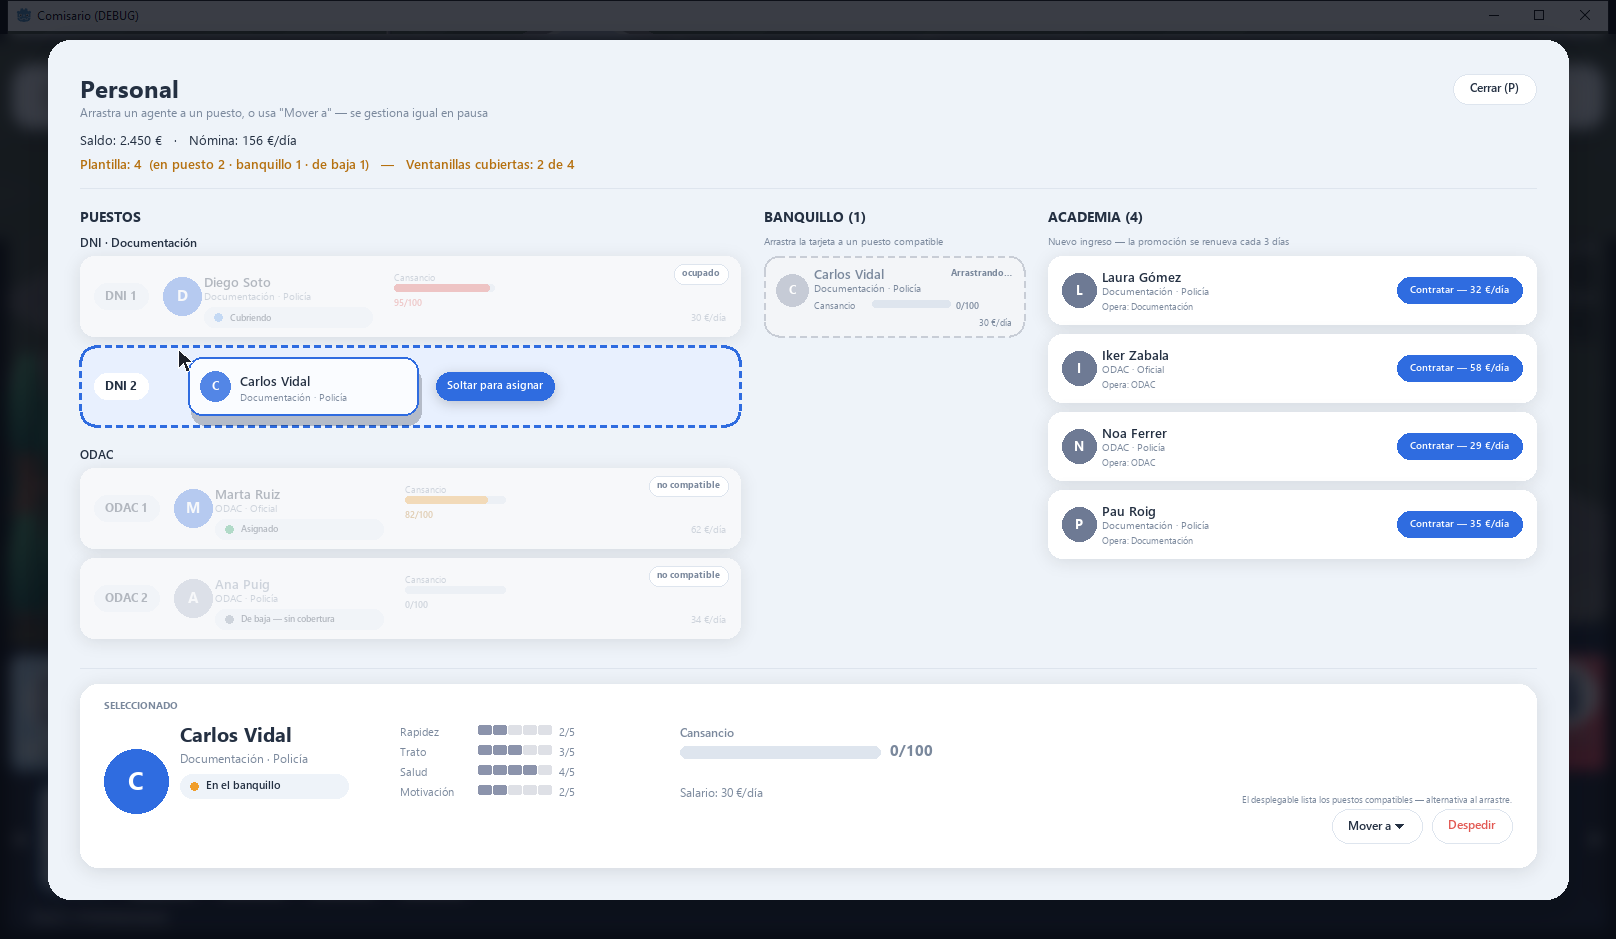

Generate this figure with Python:
# Maqueta de la pantalla "Personal" — ITERACIÓN 3: "EL TABLÓN DE DESTINOS" (carta blanca del usuario,
# 2026-08-17: "planifica el menú de personal para que sea intuitivo, fácil y con la información
# deseada, puedes reorganizar lo que quieras" + pide explícitamente MOVER ARRASTRANDO).
#
# Concepto: la pantalla gira alrededor de los PUESTOS (el "tablón"), no de dos listas separadas.
# Jerarquía de uso (de más a menos frecuente): PUESTOS > BANQUILLO > ACADEMIA > FICHA DE DETALLE.
# El gesto principal es arrastrar una tarjeta (banquillo o academia) a un slot de puesto; "Mover a ▾"
# en la ficha es la ALTERNATIVA de clic (regla del proyecto: nunca una acción SOLO por arrastre).
#
# Lenguaje visual: el mismo de siempre (menu_v3_completo.png / kit_ui_comisario.gd) — panel claro,
# tarjetas blancas con sombra suave, esquinas muy redondeadas, un único acento azul, chips con
# punto de color + texto, barras finas. Compuesta sobre fondo_v3.png con velo oscuro + desenfoque
# (conservados tal cual los dejó el coordinador: GaussianBlur(7) + velo alfa 205, chrome nítido).
#
# Honestidad (regla del proyecto — verificado en src/core/personal/personal.gd):
#   - `asignar()` (líneas 965-999): un puesto YA ocupado devuelve `false` sin excepción de
#     intercambio -> el slot ocupado se atenúa con "ocupado" durante el arrastre, NUNCA se sugiere
#     soltar ahí.
#   - La compatibilidad depende de `puestos_operables` del TipoAgente -> los puestos de un SERVICIO
#     distinto al del agente arrastrado se atenúan con "no compatible".
#   - Contratar desde ACADEMIA a un slot vacante = 2 llamadas reales compuestas (`contratar()` +
#     `asignar()`) — se anota como tal, no como una mecánica nueva.
#   - Solo existen los servicios Documentación y ODAC (`Personal.TIPOS_MERCADO`) — no hay TIE en
#     este build; por eso el tablón NO muestra un grupo TIE (la nota del usuario decía "si existe").
from PIL import Image, ImageDraw, ImageFont, ImageFilter
import os

import os
# La imagen se escribe junto al script (promovido a design/ux/maquetas-menu-2026-08/ el 2026-08-17).
SCRATCH = os.path.dirname(os.path.abspath(__file__))
FONDO = r"C:\Users\manur\juego\design\ux\maquetas-menu-2026-08\fondo_v3.png"
F_DIR = r"C:\Windows\Fonts"

# ── Paleta (calcada de MOD_COLOR_* en src/ui/kit_ui_comisario.gd) ────────────────────────────────
PANEL = (238, 243, 249)
TARJETA = (255, 255, 255)
TINTA = (36, 48, 66)
GRIS = (122, 136, 156)
LINEA = (222, 229, 238)
ACENTO = (47, 108, 224)
ACENTO_SUAVE = (232, 240, 254)
VERDE = (34, 160, 94)
VERDE_SUAVE = (226, 244, 234)
AMBAR = (240, 158, 44)
AMBAR_SUAVE = (252, 238, 219)
AMBAR_TEXTO = (181, 112, 15)   # variante oscurecida SOLO para texto de cuerpo sobre PANEL (contraste)
ROJO = (226, 88, 82)
ROJO_SUAVE = (250, 227, 225)
AZUL_CUBRIENDO = (92, 156, 235)   # distinto matiz del ACENTO — mismo criterio que el andamio (COLOR_CUBRIENDO)
GRIS_SUAVE = (231, 233, 237)
GRIS_MUY_SUAVE = (243, 245, 248)


def F(nombre, tam):
    return ImageFont.truetype(os.path.join(F_DIR, nombre), tam)


NORM, SEMI, BOLD = "segoeui.ttf", "seguisb.ttf", "segoeuib.ttf"


# ── Nombres de puesto en clave de servicio (se conserva de la iteración 2) ───────────────────
# El usuario dio dos opciones: "DNI/PASAPORTE 1" (larga) o "DNI 1" (corta). Se usa la corta porque
# cabe en un rótulo de slot sin partirse; el resto del script SIEMPRE pasa por `puesto_legible()`.
NOMBRE_PUESTO = {
    "doc_1": "DNI 1", "doc_2": "DNI 2",
    "odac_1": "ODAC 1", "odac_2": "ODAC 2",
}


def puesto_legible(puesto_id):
    return NOMBRE_PUESTO.get(puesto_id, puesto_id)


def cargar_base():
    return Image.open(FONDO).convert("RGBA")


def sombra_rect(img, caja, radio, alfa=26, blur=8, offset=(0, 3)):
    capa = Image.new("RGBA", img.size, (0, 0, 0, 0))
    d = ImageDraw.Draw(capa)
    x0, y0, x1, y1 = caja
    d.rounded_rectangle([x0 + offset[0], y0 + offset[1], x1 + offset[0], y1 + offset[1]],
                         radio, fill=(10, 14, 24, alfa))
    img.alpha_composite(capa.filter(ImageFilter.GaussianBlur(blur)))


def texto_centrado_v(d, xy, texto, fuente, fill, alto_linea):
    x, y = xy
    bbox = d.textbbox((0, 0), texto, font=fuente)
    h = bbox[3] - bbox[1]
    d.text((x, y - h / 2 - bbox[1]), texto, font=fuente, fill=fill)


def ancho_texto(d, texto, fuente):
    bbox = d.textbbox((0, 0), texto, font=fuente)
    return bbox[2] - bbox[0]


# ── Piezas reutilizables ──────────────────────────────────────────────────────────────────────
def barra_atributo(d, x, y, ancho_col_label, etiqueta, valor, maximo=5, color_llena=(150, 150, 168),
                    color_texto=GRIS, tam_fuente=10, lado_w=11, lado_h=8):
    d.text((x, y), etiqueta, font=F(NORM, tam_fuente), fill=color_texto)
    cx = x + ancho_col_label
    gap = 2
    for i in range(maximo):
        cxi = cx + i * (lado_w + gap)
        col = color_llena if i < valor else (222, 224, 230)
        d.rounded_rectangle([cxi, y + 1, cxi + lado_w, y + 1 + lado_h], 2, fill=col)
    cifra_x = cx + maximo * (lado_w + gap) + 6
    d.text((cifra_x, y), "%d/%d" % (valor, maximo), font=F(NORM, tam_fuente), fill=color_texto)


def barra_progreso(d, x, y, ancho, alto, fraccion, color, fondo=LINEA):
    d.rounded_rectangle([x, y, x + ancho, y + alto], alto // 2, fill=fondo)
    relleno = max(2, int(ancho * max(0.0, min(1.0, fraccion))))
    if relleno > alto:
        d.rounded_rectangle([x, y, x + relleno, y + alto], alto // 2, fill=color)


def chip_estado(d, x, y, ancho, alto, texto, color_punto, color_texto=TINTA, fondo=PANEL, tam=11):
    d.rounded_rectangle([x, y, x + ancho, y + alto], alto // 2, fill=fondo)
    cy = y + alto // 2
    d.ellipse([x + 10, cy - 4, x + 18, cy + 4], fill=color_punto)
    texto_centrado_v(d, (x + 26, cy), texto, F(SEMI, tam), color_texto, alto)


def triangulo_abajo(d, cx, cy, tam, color):
    """Flecha "▾" a mano — el glifo unicode ▾ no lo soporta Segoe UI Semibold (sale como tofu),
    cazado en la iteración 2."""
    r = tam / 2.0
    d.polygon([(cx - r, cy - r * 0.45), (cx + r, cy - r * 0.45), (cx, cy + r * 0.65)], fill=color)


def boton_pill(d, x, y, ancho, alto, texto, estilo="primario", tam=11, con_flecha=False):
    if estilo == "primario":
        fondo, color_txt = ACENTO, (255, 255, 255)
    elif estilo == "peligro":
        fondo, color_txt = TARJETA, ROJO
    elif estilo == "deshabilitado":
        fondo, color_txt = GRIS_SUAVE, GRIS
    else:
        fondo, color_txt = TARJETA, TINTA
    d.rounded_rectangle([x, y, x + ancho, y + alto], alto // 2, fill=fondo)
    if estilo in ("secundario", "peligro"):
        d.rounded_rectangle([x, y, x + ancho, y + alto], alto // 2, outline=LINEA, width=1)
    fuente = F(SEMI, tam)
    tw = ancho_texto(d, texto, fuente)
    flecha_hueco = 15 if con_flecha else 0
    total_w = tw + flecha_hueco
    bbox = d.textbbox((0, 0), texto, font=fuente)
    start_x = x + (ancho - total_w) / 2 - bbox[0]
    texto_centrado_v(d, (start_x, y + alto / 2), texto, fuente, color_txt, alto)
    if con_flecha:
        triangulo_abajo(d, start_x + bbox[0] + tw + 8, y + alto / 2, 8, color_txt)


def avatar_inicial(d, cx, cy, lado, inicial, color_fondo, color_letra=(255, 255, 255)):
    d.ellipse([cx - lado / 2, cy - lado / 2, cx + lado / 2, cy + lado / 2], fill=color_fondo)
    fuente = F(BOLD, int(lado * 0.4))
    bbox = d.textbbox((0, 0), inicial, font=fuente)
    tw, th = bbox[2] - bbox[0], bbox[3] - bbox[1]
    d.text((cx - tw / 2 - bbox[0], cy - th / 2 - bbox[1]), inicial, font=fuente, fill=color_letra)


def rect_punteado(d, x0, y0, x1, y1, radio, color, ancho_linea=2, dash=6, hueco=5):
    """Rectángulo redondeado de borde DISCONTINUO (para el slot VACANTE — "arrastra aquí"). Los
    tramos rectos llevan guiones; las esquinas, un arco corto continuo (aproximación razonable para
    una maqueta estática — PIL no tiene "dashed rounded rect" nativo)."""
    xs, xe = x0 + radio, x1 - radio
    xcur = xs
    while xcur < xe:
        xnext = min(xcur + dash, xe)
        d.line([xcur, y0, xnext, y0], fill=color, width=ancho_linea)
        d.line([xcur, y1, xnext, y1], fill=color, width=ancho_linea)
        xcur = xnext + hueco
    ys, ye = y0 + radio, y1 - radio
    ycur = ys
    while ycur < ye:
        ynext = min(ycur + dash, ye)
        d.line([x0, ycur, x0, ynext], fill=color, width=ancho_linea)
        d.line([x1, ycur, x1, ynext], fill=color, width=ancho_linea)
        ycur = ynext + hueco
    d.arc([x0, y0, x0 + 2 * radio, y0 + 2 * radio], 180, 270, fill=color, width=ancho_linea)
    d.arc([x1 - 2 * radio, y0, x1, y0 + 2 * radio], 270, 360, fill=color, width=ancho_linea)
    d.arc([x0, y1 - 2 * radio, x0 + 2 * radio, y1], 90, 180, fill=color, width=ancho_linea)
    d.arc([x1 - 2 * radio, y1 - 2 * radio, x1, y1], 0, 90, fill=color, width=ancho_linea)


def atenuar_rect(img, x, y, ancho, alto, radio, etiqueta, alfa=175):
    """Lava semitransparente sobre un slot ocupado/incompatible durante el arrastre + una etiqueta
    pequeña en la esquina — SIEMPRE en una capa aparte + alpha_composite (dibujar con alfa
    directamente sobre `img` NO mezcla en Pillow, solo sustituye píxeles)."""
    capa = Image.new("RGBA", img.size, (0, 0, 0, 0))
    dd = ImageDraw.Draw(capa)
    dd.rounded_rectangle([x, y, x + ancho, y + alto], radio, fill=(*GRIS_MUY_SUAVE, alfa))
    img.alpha_composite(capa)
    d = ImageDraw.Draw(img, "RGBA")
    fuente = F(BOLD, 9)
    tw = ancho_texto(d, etiqueta, fuente)
    tag_w, tag_h = tw + 16, 20
    tag_x, tag_y = x + ancho - 12 - tag_w, y + 8
    d.rounded_rectangle([tag_x, tag_y, tag_x + tag_w, tag_y + tag_h], 10, fill=TARJETA)
    d.rounded_rectangle([tag_x, tag_y, tag_x + tag_w, tag_y + tag_h], 10, outline=LINEA, width=1)
    texto_centrado_v(d, (tag_x + 8, tag_y + tag_h / 2), etiqueta, fuente, GRIS, tag_h)


def color_cansancio(valor):
    if valor >= 90:
        return ROJO, ROJO
    if valor >= 70:
        return AMBAR, AMBAR_TEXTO
    return (150, 150, 168), GRIS


# ── Datos de ejemplo (coherentes con las reglas reales) ───────────────────────────────────────
PUESTOS = [
    {"id": "doc_1", "servicio": "Documentación", "estado": "cubriendo",
     "agente": {"nombre": "Diego Soto", "tipo": "Documentación", "rango": "Policía", "cansancio": 95,
                "salario": 30}},
    {"id": "doc_2", "servicio": "Documentación", "estado": "vacante"},
    {"id": "odac_1", "servicio": "ODAC", "estado": "asignado",
     "agente": {"nombre": "Marta Ruiz", "tipo": "ODAC", "rango": "Oficial", "cansancio": 82,
                "salario": 62}},
    {"id": "odac_2", "servicio": "ODAC", "estado": "ausente_sin_cobertura",
     "agente": {"nombre": "Ana Puig", "tipo": "ODAC", "rango": "Policía", "cansancio": 0,
                "salario": 34}},
]

# El agente que se está arrastrando en la ilustración (item 6 del feedback).
CARLOS = {
    "nombre": "Carlos Vidal", "tipo": "Documentación", "rango": "Policía",
    "attrs": {"Rapidez": 2, "Trato": 3, "Salud": 4, "Motivación": 2},
    "cansancio": 0, "salario": 30, "estado": "libre",
}
BANQUILLO = [CARLOS]   # el resto de la plantilla está en un puesto o de baja — ver PUESTOS

ACADEMIA = [
    {"nombre": "Laura Gómez", "tipo": "Documentación", "rango": "Policía",
     "opera": "Documentación", "salario": 32},
    {"nombre": "Iker Zabala", "tipo": "ODAC", "rango": "Oficial", "opera": "ODAC", "salario": 58},
    {"nombre": "Noa Ferrer", "tipo": "ODAC", "rango": "Policía", "opera": "ODAC", "salario": 29},
    {"nombre": "Pau Roig", "tipo": "Documentación", "rango": "Policía",
     "opera": "Documentación", "salario": 35},
]

SLOT_CHIP = {
    "cubriendo": ("Cubriendo", AZUL_CUBRIENDO),
    "asignado": ("Asignado", VERDE),
    "ausente_sin_cobertura": ("De baja — sin cobertura", GRIS),
}


# ── Slot de puesto (la pieza central del tablón) ──────────────────────────────────────────────
def slot_puesto(img, d, x, y, ancho, alto, slot, resaltado=False, ocultar_texto_vacante=False):
    pad = 14
    # Rótulo del puesto (SIEMPRE visible, ocupado o no — identidad del slot).
    rotulo = puesto_legible(slot["id"])
    fuente_rot = F(BOLD, 12)
    rw = ancho_texto(d, rotulo, fuente_rot) + 22
    rx, ry, rh = x + pad, y + (alto - 26) / 2, 26

    if slot["estado"] == "vacante":
        color_borde = ACENTO if resaltado else (190, 196, 208)
        fondo = ACENTO_SUAVE if resaltado else PANEL
        d.rounded_rectangle([x, y, x + ancho, y + alto], 14, fill=fondo)
        rect_punteado(d, x, y, x + ancho, y + alto, 14, color_borde, ancho_linea=2 if not resaltado else 3)
        d.rounded_rectangle([rx, ry, rx + rw, ry + rh], 13,
                             fill=TARJETA if not resaltado else (255, 255, 255))
        texto_centrado_v(d, (rx + 11, ry + rh / 2), rotulo, fuente_rot, TINTA, rh)
        # Auditoría v3 (2ª pasada): con el fantasma del arrastre encima, este texto quedaba CORTADO a
        # media palabra bajo la leyenda flotante ("Suelta aqu|í...") — un fragmento roto, no una
        # superposición limpia. Se omite aquí; el fantasma + la leyenda ya comunican el mensaje.
        if not ocultar_texto_vacante:
            texto = "Suelta aquí para asignar" if resaltado else "VACANTE — arrastra aquí un agente"
            color_txt = ACENTO if resaltado else GRIS
            fuente_v = F(SEMI, 13)
            tw = ancho_texto(d, texto, fuente_v)
            cx0 = rx + rw + 16
            texto_centrado_v(d, (cx0 + (ancho - (cx0 - x) - 16 - tw) / 2, y + alto / 2), texto,
                              fuente_v, color_txt, alto)
        return

    # Ocupado (asignado / cubriendo / de baja): tarjeta blanca sólida.
    sombra_rect(img, (x, y, x + ancho, y + alto), 14)
    d.rounded_rectangle([x, y, x + ancho, y + alto], 14, fill=TARJETA)
    atenuada = slot["estado"] == "ausente_sin_cobertura"
    d.rounded_rectangle([rx, ry, rx + rw, ry + rh], 13, fill=PANEL)
    texto_centrado_v(d, (rx + 11, ry + rh / 2), rotulo, fuente_rot, TINTA, rh)

    ag = slot["agente"]
    ax = rx + rw + 16
    cy = y + alto / 2
    color_avatar = (170, 178, 196) if atenuada else ACENTO
    avatar_inicial(d, ax + 18, cy, 38, ag["nombre"][0], color_avatar)

    ix = ax + 40
    color_nombre = GRIS if atenuada else TINTA
    d.text((ix, y + 16), ag["nombre"], font=F(SEMI, 13), fill=color_nombre)
    d.text((ix, y + 33), "%s · %s" % (ag["tipo"], ag["rango"]), font=F(NORM, 10), fill=GRIS)
    texto_chip, color_chip = SLOT_CHIP[slot["estado"]]
    chip_estado(d, ix, y + 51, 168, 20, texto_chip, color_chip, tam=9)

    cxc = ix + 190
    color_barra_c, color_texto_c = color_cansancio(ag["cansancio"])
    if atenuada:
        color_barra_c, color_texto_c = (205, 207, 214), GRIS
    d.text((cxc, y + 15), "Cansancio", font=F(NORM, 9), fill=GRIS)
    barra_progreso(d, cxc, y + 28, 100, 7, ag["cansancio"] / 100.0, color_barra_c)
    d.text((cxc, y + 40), "%d/100" % ag["cansancio"], font=F(SEMI, 9), fill=color_texto_c)

    txt_sal = "%d €/día" % ag["salario"]
    fuente_sal = F(NORM, 10)
    tw = ancho_texto(d, txt_sal, fuente_sal)
    d.text((x + ancho - pad - tw, y + alto - pad - 12), txt_sal, font=fuente_sal, fill=GRIS)


# ── Tarjeta compacta de BANQUILLO (arrastrable) ───────────────────────────────────────────────
def tarjeta_banquillo(img, d, x, y, ancho, alto, agente, arrastrando=False):
    pad = 12
    if arrastrando:
        # Origen del arrastre: se deja un HUECO (línea punteada + relleno pálido) en vez de la
        # tarjeta sólida — el fantasma real "está" flotando cerca del slot destino.
        d.rounded_rectangle([x, y, x + ancho, y + alto], 14, fill=GRIS_MUY_SUAVE)
        rect_punteado(d, x, y, x + ancho, y + alto, 14, (200, 205, 214), ancho_linea=2)
        fuente_tag = F(BOLD, 9)
        tag = "Arrastrando…"
        tw = ancho_texto(d, tag, fuente_tag)
        d.text((x + ancho - pad - tw, y + 10), tag, font=fuente_tag, fill=GRIS)
        color_nombre, color_av = GRIS, (198, 203, 214)
    else:
        sombra_rect(img, (x, y, x + ancho, y + alto), 14)
        d.rounded_rectangle([x, y, x + ancho, y + alto], 14, fill=TARJETA)
        color_nombre, color_av = TINTA, ACENTO

    avatar_inicial(d, x + pad + 16, y + 34, 32, agente["nombre"][0], color_av)
    ix = x + pad + 38
    d.text((ix, y + 8), agente["nombre"], font=F(SEMI, 13), fill=color_nombre)
    d.text((ix, y + 25), "%s · %s" % (agente["tipo"], agente["rango"]), font=F(NORM, 10), fill=GRIS)

    # Cansancio en SU PROPIA fila y el salario en la suya — auditoría v3: compartir fila hacía que
    # la cifra de cansancio y el salario colisionaran ("0/10030 €/día").
    color_barra_c, color_texto_c = color_cansancio(agente["cansancio"])
    d.text((ix, y + 43), "Cansancio", font=F(NORM, 9), fill=GRIS)
    barra_progreso(d, ix + 58, y + 44, 78, 7, agente["cansancio"] / 100.0, color_barra_c)
    d.text((ix + 142, y + 43), "%d/100" % agente["cansancio"], font=F(SEMI, 9), fill=color_texto_c)

    txt_sal = "%d €/día" % agente["salario"]
    fuente_sal = F(NORM, 9)
    tw = ancho_texto(d, txt_sal, fuente_sal)
    d.text((x + ancho - pad - tw, y + 60), txt_sal, font=fuente_sal, fill=GRIS)


# ── Tarjeta compacta de ACADEMIA (arrastrable) ────────────────────────────────────────────────
def tarjeta_academia(img, d, x, y, ancho, alto, candidato):
    sombra_rect(img, (x, y, x + ancho, y + alto), 14)
    d.rounded_rectangle([x, y, x + ancho, y + alto], 14, fill=TARJETA)
    pad = 14
    avatar_inicial(d, x + pad + 17, y + alto / 2, 34, candidato["nombre"][0], (110, 122, 148))
    ix = x + pad + 40
    d.text((ix, y + 11), candidato["nombre"], font=F(SEMI, 13), fill=TINTA)
    d.text((ix, y + 28), "%s · %s" % (candidato["tipo"], candidato["rango"]), font=F(NORM, 10), fill=GRIS)
    d.text((ix, y + 44), "Opera: %s" % candidato["opera"], font=F(NORM, 9), fill=GRIS)

    texto_boton = "Contratar — %d €/día" % candidato["salario"]
    fuente = F(SEMI, 10)
    tw = ancho_texto(d, texto_boton, fuente)
    bw = tw + 26
    bx = x + ancho - pad - bw
    by = y + (alto - 26) / 2
    boton_pill(d, bx, by, bw, 26, texto_boton, estilo="primario", tam=10)


# ── Ficha de detalle (grid -> ficha, mismo patrón que el panel de construcción) ───────────────
def ficha_detalle(img, d, x, y, ancho, alto, agente):
    sombra_rect(img, (x, y, x + ancho, y + alto), 18, alfa=30, blur=9)
    d.rounded_rectangle([x, y, x + ancho, y + alto], 18, fill=TARJETA)
    pad = 24

    d.text((x + pad, y + 14), "SELECCIONADO", font=F(BOLD, 10), fill=GRIS)

    cy = y + alto / 2 + 6
    avatar_inicial(d, x + pad + 32, cy, 64, agente["nombre"][0], ACENTO)
    ix = x + pad + 76
    d.text((ix, y + 36), agente["nombre"], font=F(BOLD, 20), fill=TINTA)
    d.text((ix, y + 66), "%s · %s" % (agente["tipo"], agente["rango"]), font=F(NORM, 12), fill=GRIS)
    chip_estado(d, ix, y + 90, 168, 24, "En el banquillo", AMBAR, tam=11)

    # Atributos
    ax = ix + 220
    ay = y + 40
    fila = 0
    for etiqueta, valor in agente["attrs"].items():
        barra_atributo(d, ax, ay + fila * 20, 78, etiqueta, valor, color_llena=(140, 148, 172),
                        color_texto=GRIS, tam_fuente=11, lado_w=13, lado_h=9)
        fila += 1

    # Cansancio grande
    cxc = ax + 280
    color_barra_c, color_texto_c = color_cansancio(agente["cansancio"])
    d.text((cxc, y + 40), "Cansancio", font=F(SEMI, 12), fill=GRIS)
    barra_progreso(d, cxc, y + 62, 200, 12, agente["cansancio"] / 100.0, color_barra_c)
    d.text((cxc + 210, y + 55), "%d/100" % agente["cansancio"], font=F(BOLD, 15), fill=color_texto_c)
    d.text((cxc, y + 100), "Salario: %d €/día" % agente["salario"], font=F(NORM, 12), fill=GRIS)

    # Acciones (derecha) — LIBRE: "Mover a" + "Despedir". "Desasignar" es SOLO para un agente
    # ASIGNADO (no aplica a Carlos, que está en el banquillo) — se omite por honestidad, no por
    # espacio: mostrar un botón que hoy no haría nada sería el mismo error que ya evitó el andamio.
    bw_desp = ancho_texto(d, "Despedir", F(SEMI, 12)) + 32
    bx = x + ancho - pad - bw_desp
    by = y + alto - pad - 34
    boton_pill(d, bx, by, bw_desp, 34, "Despedir", estilo="peligro", tam=12)
    bx -= 10
    bw_mover = ancho_texto(d, "Mover a", F(SEMI, 12)) + 32 + 15
    bx -= bw_mover
    boton_pill(d, bx, by, bw_mover, 34, "Mover a", estilo="secundario", tam=12, con_flecha=True)
    nota = "El desplegable lista los puestos compatibles — alternativa al arrastre."
    fuente_n = F(NORM, 9)
    tw = ancho_texto(d, nota, fuente_n)
    d.text((x + ancho - pad - tw, by - 16), nota, font=fuente_n, fill=GRIS)


# ── Ilustración del arrastre (fantasma + cursor + leyenda) ────────────────────────────────────
def dibujar_cursor(d, x, y, escala=1.15, color=(28, 32, 42)):
    puntos = [(0, 0), (0, 17), (4.5, 13), (7.5, 20), (10.5, 18.5), (7.5, 12), (13, 12)]
    puntos = [(x + px * escala, y + py * escala) for px, py in puntos]
    d.polygon(puntos, fill=color, outline=(255, 255, 255), width=1)


def fantasma_banquillo(img, x, y, ancho, alto, agente, alfa=205):
    """Copia semitransparente de la tarjeta de banquillo, siguiendo el cursor — SIEMPRE en una capa
    aparte (ver nota en `atenuar_rect`: Pillow no mezcla alfa al dibujar directo sobre `img`)."""
    capa = Image.new("RGBA", img.size, (0, 0, 0, 0))
    dd = ImageDraw.Draw(capa, "RGBA")
    dd.rounded_rectangle([x + 3, y + 10, x + ancho + 3, y + alto + 10], 14, fill=(10, 14, 24, 60))
    dd.rounded_rectangle([x, y, x + ancho, y + alto], 14, fill=(255, 255, 255, alfa))
    dd.rounded_rectangle([x, y, x + ancho, y + alto], 14, outline=(*ACENTO, 255), width=2)
    pad = 12
    dd.ellipse([x + pad, y + alto / 2 - 15, x + pad + 30, y + alto / 2 + 15], fill=(*ACENTO, alfa))
    fuente_i = F(BOLD, 12)
    inicial = agente["nombre"][0]
    bbox = dd.textbbox((0, 0), inicial, font=fuente_i)
    dd.text((x + pad + 15 - (bbox[2] - bbox[0]) / 2 - bbox[0],
              y + alto / 2 - (bbox[3] - bbox[1]) / 2 - bbox[1]), inicial, font=fuente_i,
             fill=(255, 255, 255, 255))
    ix = x + pad + 40
    dd.text((ix, y + 14), agente["nombre"], font=F(SEMI, 13), fill=(*TINTA, 255))
    dd.text((ix, y + 33), "%s · %s" % (agente["tipo"], agente["rango"]), font=F(NORM, 10),
             fill=(*GRIS, 255))
    img.alpha_composite(capa)


def leyenda_flotante(img, d, x, y, texto):
    fuente = F(SEMI, 11)
    tw = ancho_texto(d, texto, fuente)
    w, h = tw + 22, 28
    sombra_rect(img, (x, y, x + w, y + h), h // 2, alfa=50, blur=6, offset=(0, 3))
    d.rounded_rectangle([x, y, x + w, y + h], h // 2, fill=ACENTO)
    texto_centrado_v(d, (x + 11, y + h / 2), texto, fuente, (255, 255, 255), h)


# ══ Render principal ══════════════════════════════════════════════════════════════════════════
def render():
    img = cargar_base()
    W, H = img.size

    # Desenfoque del juego bajo el velo + velo oscuro (conservados tal cual del coordinador).
    chrome = img.crop((0, 0, W, 34))
    img = img.filter(ImageFilter.GaussianBlur(7))
    img.paste(chrome, (0, 0))
    velo = Image.new("RGBA", img.size, (10, 14, 24, 205))
    img.alpha_composite(velo)

    d = ImageDraw.Draw(img, "RGBA")

    # ── Marco del modal ──────────────────────────────────────────────────────────────────────
    MX0, MY0, MX1, MY1 = 48, 40, W - 48, H - 40
    sombra_rect(img, (MX0, MY0, MX1, MY1), 22, alfa=60, blur=14, offset=(0, 8))
    d.rounded_rectangle([MX0, MY0, MX1, MY1], 22, fill=PANEL)

    pad = 32
    ix0, iy0, ix1, iy1 = MX0 + pad, MY0 + pad, MX1 - pad, MY1 - pad

    # Cabecera -------------------------------------------------------------------------------------
    d.text((ix0, iy0), "Personal", font=F(BOLD, 24), fill=TINTA)
    d.text((ix0, iy0 + 32), "Arrastra un agente a un puesto, o usa \"Mover a\" — se gestiona igual en pausa",
           font=F(NORM, 12), fill=GRIS)

    cerrar_txt = "Cerrar (P)"
    fuente_c = F(SEMI, 12)
    tw = ancho_texto(d, cerrar_txt, fuente_c)
    bw = tw + 34
    boton_pill(d, ix1 - bw, iy0 + 2, bw, 30, cerrar_txt, estilo="secundario", tam=12)

    y_linea2 = iy0 + 58
    nomina_total = sum(a["salario"] for a in BANQUILLO) + sum(
        p["agente"]["salario"] for p in PUESTOS if "agente" in p)
    d.text((ix0, y_linea2), "Saldo: 2.450 €   ·   Nómina: %d €/día" % nomina_total,
           font=F(NORM, 13), fill=TINTA)

    en_puesto = sum(1 for p in PUESTOS if p["estado"] in ("asignado", "cubriendo"))
    banquillo_n = len(BANQUILLO)
    de_baja = sum(1 for p in PUESTOS if p["estado"] == "ausente_sin_cobertura")
    total_plantilla = en_puesto + banquillo_n + de_baja
    cubiertos = sum(1 for p in PUESTOS if p["estado"] in ("asignado", "cubriendo"))
    total_puestos = len(PUESTOS)
    vacantes = total_puestos - cubiertos
    color_resumen = AMBAR_TEXTO if vacantes > 0 else VERDE
    resumen = ("Plantilla: %d  (en puesto %d · banquillo %d · de baja %d)   —   "
               "Ventanillas cubiertas: %d de %d") % (
        total_plantilla, en_puesto, banquillo_n, de_baja, cubiertos, total_puestos,
    )
    y_linea3 = y_linea2 + 24
    d.text((ix0, y_linea3), resumen, font=F(SEMI, 13), fill=color_resumen)

    y_div = y_linea3 + 34
    d.line([ix0, y_div, ix1, y_div], fill=LINEA, width=1)

    # ── Tres columnas: PUESTOS / BANQUILLO / ACADEMIA ────────────────────────────────────────
    y_col_header = y_div + 18
    ancho_total = ix1 - ix0
    gap_col = 24
    ancho_puestos = 660
    ancho_banquillo = 260
    ancho_academia = ancho_total - ancho_puestos - ancho_banquillo - 2 * gap_col
    x_puestos = ix0
    x_banquillo = x_puestos + ancho_puestos + gap_col
    x_academia = x_banquillo + ancho_banquillo + gap_col

    d.text((x_puestos, y_col_header), "PUESTOS", font=F(BOLD, 14), fill=TINTA)
    d.text((x_banquillo, y_col_header), "BANQUILLO (%d)" % len(BANQUILLO), font=F(BOLD, 14), fill=TINTA)
    d.text((x_academia, y_col_header), "ACADEMIA (%d)" % len(ACADEMIA), font=F(BOLD, 14), fill=TINTA)

    y_cards = y_col_header + 28

    # BANQUILLO ---------------------------------------------------------------------------------
    d.text((x_banquillo, y_cards), "Arrastra la tarjeta a un puesto compatible",
           font=F(NORM, 10), fill=GRIS)
    y_ban = y_cards + 22
    alto_ban = 80
    for agente in BANQUILLO:
        tarjeta_banquillo(img, d, x_banquillo, y_ban, ancho_banquillo, alto_ban, agente,
                           arrastrando=True)
        y_ban += alto_ban + 10
    banquillo_bottom = y_ban - 10

    # ACADEMIA ------------------------------------------------------------------------------------
    d.text((x_academia, y_cards), "Nuevo ingreso — la promoción se renueva cada 3 días",
           font=F(NORM, 10), fill=GRIS)
    y_aca = y_cards + 22
    alto_aca = 68
    for candidato in ACADEMIA:
        tarjeta_academia(img, d, x_academia, y_aca, ancho_academia, alto_aca, candidato)
        y_aca += alto_aca + 10
    academia_bottom = y_aca - 10

    # PUESTOS (agrupados por servicio) -------------------------------------------------------------
    grupos = [("DNI · Documentación", ["doc_1", "doc_2"]), ("ODAC", ["odac_1", "odac_2"])]
    slot_h = 80
    y_p = y_cards
    slot_bounds = {}   # id -> (x, y) para posicionar luego el fantasma/realces
    for etiqueta_grupo, ids in grupos:
        d.text((x_puestos, y_p), etiqueta_grupo, font=F(SEMI, 12), fill=TINTA)
        y_p += 22
        for pid in ids:
            slot = next(p for p in PUESTOS if p["id"] == pid)
            resaltado = (pid == "doc_2")   # el destino ILUMINADO del arrastre en curso
            # doc_2 oculta su texto "arrastra aquí" porque el fantasma+leyenda lo tapan del todo
            # (ver comentario en slot_puesto) — el resto de slots lo enseña normal.
            slot_puesto(img, d, x_puestos, y_p, ancho_puestos, slot_h, slot, resaltado=resaltado,
                        ocultar_texto_vacante=resaltado)
            slot_bounds[pid] = (x_puestos, y_p)
            y_p += slot_h + 10
        y_p += 10
    puestos_bottom = y_p - 10

    # Atenuar los slots que NO son un destino válido para Carlos (tipo Documentación) mientras
    # arrastra: doc_1 está OCUPADO (Diego, cubriendo) -> "ocupado"; los ODAC son de otro servicio
    # -> "no compatible". doc_2 se quedó resaltado arriba (destino real).
    x0, y0 = slot_bounds["doc_1"]
    atenuar_rect(img, x0, y0, ancho_puestos, slot_h, 14, "ocupado")
    for pid in ("odac_1", "odac_2"):
        x0, y0 = slot_bounds[pid]
        atenuar_rect(img, x0, y0, ancho_puestos, slot_h, 14, "no compatible")

    # ── Divisor antes de la ficha ─────────────────────────────────────────────────────────────
    contenido_bottom = max(puestos_bottom, banquillo_bottom, academia_bottom)
    y_div2 = contenido_bottom + 20
    d = ImageDraw.Draw(img, "RGBA")   # el draw handle sigue siendo válido tras alpha_composite
    d.line([ix0, y_div2, ix1, y_div2], fill=LINEA, width=1)

    # ── Ficha de detalle (Carlos Vidal — el agente que se está arrastrando) ──────────────────
    y_ficha = y_div2 + 16
    alto_ficha = iy1 - y_ficha
    ficha_detalle(img, d, ix0, y_ficha, ancho_total, alto_ficha, CARLOS)

    # ── Ilustración del arrastre: fantasma + cursor + leyenda, ENCIMA de todo ───────────────
    # Auditoría v3 (1ª pasada): la leyenda tapaba el propio fantasma (avatar y nombre) y el cursor
    # caía sobre el rótulo "DNI 2". Reordenado: el fantasma se centra DENTRO del slot dejando el
    # rótulo visible a la izquierda; el cursor va en su esquina superior IZQUIERDA pero FUERA de su
    # cuerpo; la leyenda flota a la DERECHA del fantasma (hueco vacío del slot resaltado), nunca
    # encima de ningún texto.
    dx0, dy0 = slot_bounds["doc_2"]
    fantasma_ancho, fantasma_alto = 230, 58
    fantasma_x = dx0 + 108
    fantasma_y = dy0 + (slot_h - fantasma_alto) / 2
    fantasma_banquillo(img, fantasma_x, fantasma_y, fantasma_ancho, fantasma_alto, CARLOS)
    d = ImageDraw.Draw(img, "RGBA")
    cursor_x, cursor_y = fantasma_x - 10, fantasma_y - 8
    dibujar_cursor(d, cursor_x, cursor_y)
    leyenda_flotante(img, d, fantasma_x + fantasma_ancho + 18, fantasma_y + (fantasma_alto - 28) / 2,
                      "Soltar para asignar")

    salida = os.path.join(SCRATCH, "maqueta_personal.png")
    img.convert("RGB").save(salida)
    print("OK ->", salida, img.size)


if __name__ == "__main__":
    render()
